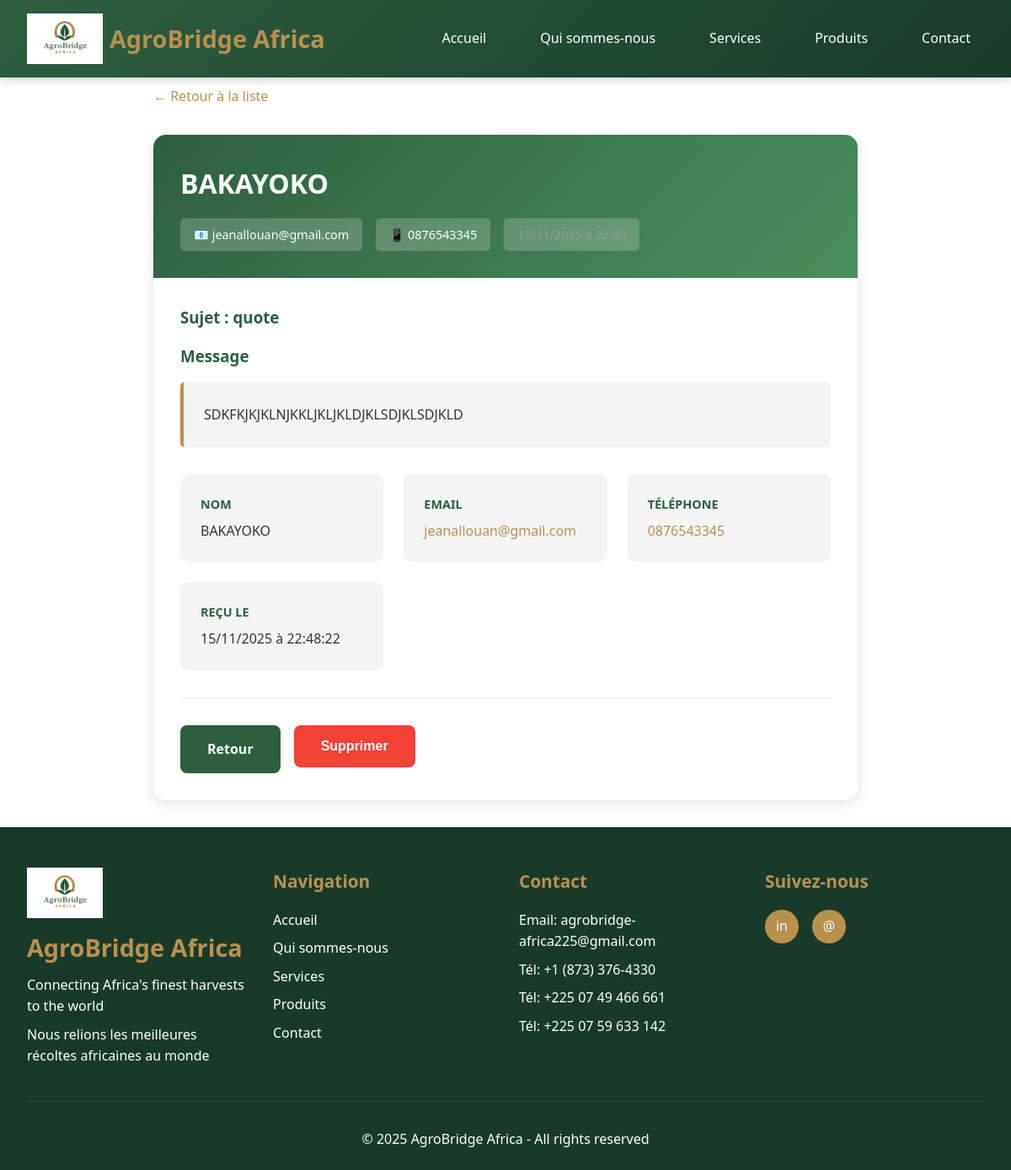
Screenshot of /dashboard/message/1/ (signed in) with the database file from the repository.
### website/models.py (models this page shows, shortened)
class ContactMessage(models.Model):
    name = models.CharField(max_length=200)
    email = models.EmailField()
    phone = models.CharField(max_length=20, blank=True)
    subject = models.CharField(max_length=255, blank=True)
    message = models.TextField()
    is_read = models.BooleanField(default=False)
    created_at = models.DateTimeField(auto_now_add=True)
    class Meta:
        ordering = ['-created_at']
        verbose_name = 'Message de contact'
        verbose_name_plural = 'Messages de contact'

### website/views.py (the view)
# urls.py: path('dashboard/message/<int:pk>/', views.message_detail, name='message_detail'),
@login_required
@require_http_methods(["GET", "POST"])
def message_detail(request, pk):
    if not request.user.is_staff:
        return redirect('website:home')
    message_obj = get_object_or_404(ContactMessage, pk=pk)
    if not message_obj.is_read:
        message_obj.is_read = True
        message_obj.save()
    if request.method == 'POST':
        action = request.POST.get('action')
        if action == 'delete':
            message_obj.delete()
            messages.success(request, "Message supprimé.")
            return redirect('website:messages_view')
    return render(request, 'website/message_detail.html', {'message': message_obj})

### website/templates/website/message_detail.html (shortened to what this page needs)
{% extends 'website/base.html' %}
{% load static %}
{% block content %}
<div class="message-detail-container">
    <a href="{% url 'website:messages_view' %}" class="back-link">← Retour à la liste</a>
    <div class="message-detail-card">
        <div class="message-header">
            <div>
                <h1>{{ message.name }}</h1>
                <div class="message-meta">
                    <div class="meta-item">📧 {{ message.email }}</div>
                    {% if message.phone %}
                    <div class="meta-item">📱 {{ message.phone }}</div>
                    {% endif %}
                    <div class="meta-item timestamp">{{ message.created_at|date:"d/m/Y à H:i" }}</div>
                </div>
            </div>
        </div>
        <div class="message-body">
            {% if message.subject %}
            <h3>Sujet : {{ message.subject }}</h3>
            {% endif %}
            <h3>Message</h3>
            <div class="message-text">{{ message.message }}</div>
            <div class="contact-details">
                <div class="detail-box">
                    <h4>Nom</h4>
                    <p>{{ message.name }}</p>
                </div>
                <div class="detail-box">
                    <h4>Email</h4>
                    <p><a href="mailto:{{ message.email }}">{{ message.email }}</a></p>
                </div>
                {% if message.phone %}
                <div class="detail-box">
                    <h4>Téléphone</h4>
                    <p><a href="tel:{{ message.phone }}">{{ message.phone }}</a></p>
                </div>
                {% endif %}
                <div class="detail-box">
                    <h4>Reçu le</h4>
                    <p>{{ message.created_at|date:"d/m/Y à H:i:s" }}</p>
                </div>
            </div>
            <div class="message-actions">
                <a href="{% url 'website:messages_view' %}" class="action-btn action-btn-back">Retour</a>
                <form method="POST" style="display: inline;">
                    <button type="submit" class="action-btn action-btn-delete" onclick="return confirm('Êtes-vous sûr de vouloir supprimer ce message ?');">Supprimer</button>
                </form>
            </div>
        </div>
    </div>
</div>
{% endblock %}

### static/css/animations.css (style rules this page uses)
:root { --anim-ease: cubic-bezier(.2,.9,.3,1); --stagger-step: 120ms; }

### website/templates/website/base.html (style rules this page uses)
* { margin: 0; padding: 0; box-sizing: border-box; }
:root { --primary-green: #2d5f3f; --primary-gold: #b8914f; --light-green: #4a8f5e; --light-gold: #d4a56a; --dark-green: #1a3a29; --white: #ffffff; --light-gray: #f5f5f5; --text-dark: #333333; }
body { font-family: 'Segoe UI', Tahoma, Geneva, Verdana, sans-serif; line-height: 1.6; color: var(--text-dark); min-height: 100vh; display: flex; flex-direction: column; }

### website/templates/website/message_detail.html (style rules this page uses)
.message-detail-container { max-width: 900px; margin: 0 auto; padding: 2rem; }
.back-link { display: inline-block; color: var(--primary-gold); text-decoration: none; margin-bottom: 2rem; transition: all 0.3s; }
.message-detail-card { background: white; border-radius: 15px; box-shadow: 0 5px 15px rgba(0,0,0,0.1); overflow: hidden; }
.message-header { background: linear-gradient(135deg, var(--primary-green), var(--light-green)); color: white; padding: 2rem; display: flex; justify-content: space-between; align-items: flex-start; }
.message-header h1 { color: white; margin: 0; }
.message-meta { display: flex; gap: 1rem; margin-top: 1rem; flex-wrap: wrap; }
.meta-item { background: rgba(255,255,255,0.2); padding: 0.5rem 1rem; border-radius: 5px; font-size: 0.9rem; }
.message-body { padding: 2rem; }
.message-body h3 { color: var(--primary-green); margin-bottom: 1rem; }
.message-text { color: var(--text-dark); line-height: 1.8; padding: 1.5rem; background: var(--light-gray); border-left: 4px solid var(--primary-gold); border-radius: 5px; white-space: pre-wrap; word-wrap: break-word; }
.contact-details { display: grid; grid-template-columns: repeat(auto-fit, minmax(200px, 1fr)); gap: 1.5rem; margin-top: 2rem; }
.detail-box { background: var(--light-gray); padding: 1.5rem; border-radius: 10px; }
.detail-box h4 { color: var(--primary-green); margin-bottom: 0.5rem; font-size: 0.9rem; text-transform: uppercase; }
.detail-box p { color: var(--text-dark); margin: 0; }
.detail-box a { color: var(--primary-gold); text-decoration: none; }
.message-actions { display: flex; gap: 1rem; margin-top: 2rem; padding-top: 2rem; border-top: 1px solid #eee; }
.action-btn { padding: 1rem 2rem; border: none; border-radius: 8px; text-decoration: none; font-weight: bold; transition: all 0.3s; cursor: pointer; font-size: 1rem; }
.action-btn-back { background: var(--primary-green); color: white; }
.action-btn-delete { background: #f44336; color: white; }
.timestamp { color: #999; font-size: 0.9rem; }

### rows the page displays
ContactMessage: name "BAKAYOKO", email "jeanallouan@gmail.com", phone "0876543345", created_at "15/11/2025 à 22:48", subject "quote", message "SDKFKJKJKLNJKKLJKLJKLDJKLSDJKLSDJKLD", created_at "15/11/2025 à 22:48:22"
